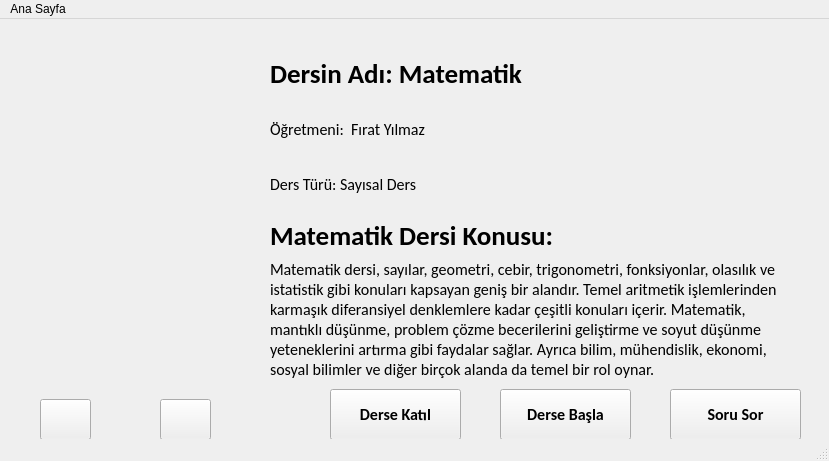
<?xml version="1.0" encoding="UTF-8"?>
<ui version="4.0">
 <class>mainWindow</class>
 <widget class="QMainWindow" name="mainWindow">
  <property name="geometry">
   <rect>
    <x>0</x>
    <y>0</y>
    <width>829</width>
    <height>461</height>
   </rect>
  </property>
  <property name="windowTitle">
   <string>Ana Sayfa</string>
  </property>
  <widget class="QWidget" name="centralwidget">
   <widget class="QLabel" name="konusu">
    <property name="geometry">
     <rect>
      <x>270</x>
      <y>200</y>
      <width>423</width>
      <height>33</height>
     </rect>
    </property>
    <property name="font">
     <font>
      <family>Calibri</family>
      <pointsize>20</pointsize>
      <weight>75</weight>
      <bold>true</bold>
     </font>
    </property>
    <property name="text">
     <string>Matematik Dersi Konusu:</string>
    </property>
    <property name="alignment">
     <set>Qt::AlignLeading|Qt::AlignLeft|Qt::AlignVCenter</set>
    </property>
   </widget>
   <widget class="QPushButton" name="dersebaslabuton">
    <property name="geometry">
     <rect>
      <x>500</x>
      <y>370</y>
      <width>131</width>
      <height>51</height>
     </rect>
    </property>
    <property name="font">
     <font>
      <family>Calibri</family>
      <pointsize>12</pointsize>
      <weight>75</weight>
      <bold>true</bold>
     </font>
    </property>
    <property name="text">
     <string>Derse Başla</string>
    </property>
   </widget>
   <widget class="QLabel" name="foto">
    <property name="enabled">
     <bool>true</bool>
    </property>
    <property name="geometry">
     <rect>
      <x>10</x>
      <y>50</y>
      <width>231</width>
      <height>311</height>
     </rect>
    </property>
    <property name="text">
     <string/>
    </property>
    <property name="scaledContents">
     <bool>true</bool>
    </property>
    <property name="alignment">
     <set>Qt::AlignCenter</set>
    </property>
   </widget>
   <widget class="QLabel" name="aciklama">
    <property name="geometry">
     <rect>
      <x>270</x>
      <y>230</y>
      <width>531</width>
      <height>141</height>
     </rect>
    </property>
    <property name="font">
     <font>
      <family>Calibri</family>
      <pointsize>12</pointsize>
     </font>
    </property>
    <property name="frameShape">
     <enum>QFrame::NoFrame</enum>
    </property>
    <property name="text">
     <string>Matematik dersi, sayılar, geometri, cebir, trigonometri, fonksiyonlar, olasılık ve istatistik gibi konuları kapsayan geniş bir alandır. Temel aritmetik işlemlerinden karmaşık diferansiyel denklemlere kadar çeşitli konuları içerir. Matematik, mantıklı düşünme, problem çözme becerilerini geliştirme ve soyut düşünme yeteneklerini artırma gibi faydalar sağlar. Ayrıca bilim, mühendislik, ekonomi, sosyal bilimler ve diğer birçok alanda da temel bir rol oynar.</string>
    </property>
    <property name="scaledContents">
     <bool>false</bool>
    </property>
    <property name="wordWrap">
     <bool>true</bool>
    </property>
   </widget>
   <widget class="QPushButton" name="sonrakiButon">
    <property name="geometry">
     <rect>
      <x>160</x>
      <y>380</y>
      <width>51</width>
      <height>41</height>
     </rect>
    </property>
    <property name="font">
     <font>
      <pointsize>8</pointsize>
     </font>
    </property>
    <property name="text">
     <string/>
    </property>
    <property name="icon">
     <iconset>
      <normaloff>../Film ve Dizi İzleme Servisi/kütüphane/ui/sağ.png</normaloff>../Film ve Dizi İzleme Servisi/kütüphane/ui/sağ.png</iconset>
    </property>
    <property name="iconSize">
     <size>
      <width>32</width>
      <height>32</height>
     </size>
    </property>
   </widget>
   <widget class="QPushButton" name="oncekiButon">
    <property name="geometry">
     <rect>
      <x>40</x>
      <y>380</y>
      <width>51</width>
      <height>41</height>
     </rect>
    </property>
    <property name="text">
     <string/>
    </property>
    <property name="icon">
     <iconset>
      <normaloff>../Film ve Dizi İzleme Servisi/kütüphane/ui/sol.png</normaloff>../Film ve Dizi İzleme Servisi/kütüphane/ui/sol.png</iconset>
    </property>
    <property name="iconSize">
     <size>
      <width>32</width>
      <height>32</height>
     </size>
    </property>
   </widget>
   <widget class="QPushButton" name="dersekatlbuton">
    <property name="geometry">
     <rect>
      <x>330</x>
      <y>370</y>
      <width>131</width>
      <height>51</height>
     </rect>
    </property>
    <property name="font">
     <font>
      <family>Calibri</family>
      <pointsize>12</pointsize>
      <weight>75</weight>
      <bold>true</bold>
     </font>
    </property>
    <property name="text">
     <string>Derse Katıl</string>
    </property>
   </widget>
   <widget class="QWidget" name="verticalLayoutWidget">
    <property name="geometry">
     <rect>
      <x>270</x>
      <y>30</y>
      <width>425</width>
      <height>160</height>
     </rect>
    </property>
    <layout class="QVBoxLayout" name="verticalLayout_2">
     <item>
      <widget class="QLabel" name="dersadi">
       <property name="font">
        <font>
         <family>Calibri</family>
         <pointsize>20</pointsize>
         <weight>75</weight>
         <bold>true</bold>
        </font>
       </property>
       <property name="text">
        <string>Dersin Adı: Matematik</string>
       </property>
       <property name="alignment">
        <set>Qt::AlignLeading|Qt::AlignLeft|Qt::AlignVCenter</set>
       </property>
      </widget>
     </item>
     <item>
      <widget class="QLabel" name="ogretmenadi">
       <property name="font">
        <font>
         <family>Calibri</family>
         <pointsize>12</pointsize>
        </font>
       </property>
       <property name="text">
        <string>Öğretmeni:  Fırat Yılmaz</string>
       </property>
       <property name="alignment">
        <set>Qt::AlignLeading|Qt::AlignLeft|Qt::AlignVCenter</set>
       </property>
      </widget>
     </item>
     <item>
      <widget class="QLabel" name="dersturu">
       <property name="font">
        <font>
         <family>Calibri</family>
         <pointsize>12</pointsize>
        </font>
       </property>
       <property name="text">
        <string>Ders Türü: Sayısal Ders</string>
       </property>
       <property name="alignment">
        <set>Qt::AlignLeading|Qt::AlignLeft|Qt::AlignVCenter</set>
       </property>
      </widget>
     </item>
    </layout>
   </widget>
   <widget class="QPushButton" name="sorusorbuton">
    <property name="geometry">
     <rect>
      <x>670</x>
      <y>370</y>
      <width>131</width>
      <height>51</height>
     </rect>
    </property>
    <property name="font">
     <font>
      <family>Calibri</family>
      <pointsize>12</pointsize>
      <weight>75</weight>
      <bold>true</bold>
     </font>
    </property>
    <property name="text">
     <string>Soru Sor</string>
    </property>
   </widget>
  </widget>
  <widget class="QMenuBar" name="menubar">
   <property name="geometry">
    <rect>
     <x>0</x>
     <y>0</y>
     <width>829</width>
     <height>21</height>
    </rect>
   </property>
   <widget class="QMenu" name="menuAna_Sayfa">
    <property name="title">
     <string>Ana Sayfa</string>
    </property>
    <addaction name="actionKt_ld_m_Dersler"/>
    <addaction name="actionSoru_Sayfas"/>
   </widget>
   <addaction name="menuAna_Sayfa"/>
  </widget>
  <widget class="QStatusBar" name="statusbar"/>
  <action name="actionKt_ld_m_Dersler">
   <property name="text">
    <string>Katıldığım Dersler</string>
   </property>
  </action>
  <action name="actionSoru_Sayfas">
   <property name="text">
    <string>Soru Sayfası</string>
   </property>
  </action>
  <action name="actionBilgilerim">
   <property name="text">
    <string>Bilgilerim</string>
   </property>
  </action>
 </widget>
 <resources/>
 <connections/>
</ui>
